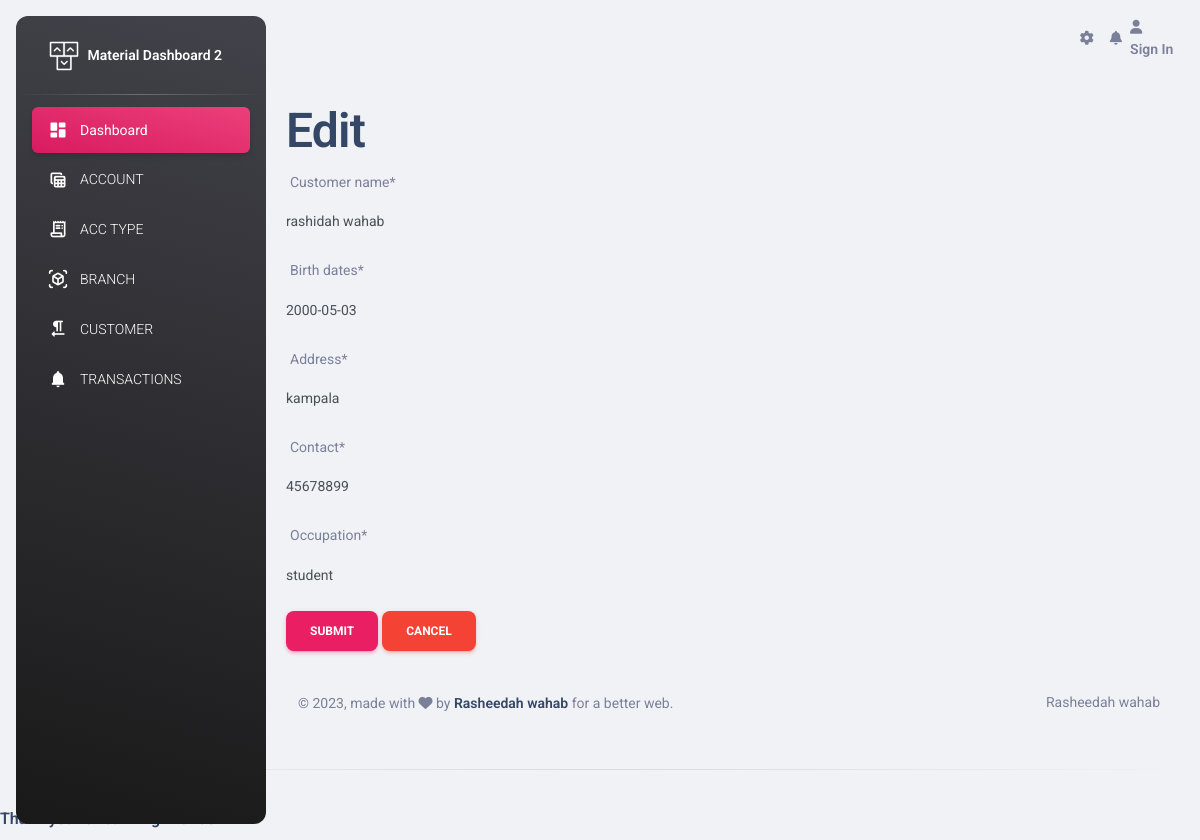
/edit_customer/2/ (signed in), run on the app's committed database.
### tropical/models.py (models this page shows)
class Customer(models.Model):
    customer_name = models.CharField(max_length = 30)
    birth_dates = models.DateField(auto_now = False)
    address = models.CharField(max_length = 30)
    contact = models.CharField(max_length= 20)
    occupation = models.CharField(max_length = 30)

### tropical/views.py (the view)
# urls.py: path('edit_customer/<int:customer_id>/', edit_customer_view,name='edit_customer'),
@login_required
def edit_customer_view(request,customer_id):
    message=''
    customer = Customer.objects.get(id=customer_id)
    if request.method == "POST":
        customer_form = CustomerForm(request.POST,instance=customer)
        if customer_form.is_valid():
            customer_form.save()
            message.success(request,"changes saved successfully")
            return redirect(add_account_view)
        else:
            message = "form has invalid data"
    else:
        customer_form = CustomerForm(instance = customer)
    context={
    'form': customer_form,
    'customer':customer,
    'message':message
    }
    return render(request,'edit_customer.html',context)

### tropical/forms.py
class CustomerForm(ModelForm):
    class Meta:
        model = Customer
        fields = '__all__'

### tropical/templates/edit_customer.html (shortened to what this page needs)
{% extends './base.html' %}
{% load crispy_forms_tags %}
{% block content %}
<body>
    <h1>Edit {{customer.name}}</h1>
    <div class="container">
        <form method="POST">
            {{form|crispy}}
            <input type = "submit" class = "btn btn-primary">
            <input type = "button" value="cancel" class = "btn btn-danger">
        </form>
    </div>
{% endblock content %}

### data on the page
Customer: customer_name "rashidah wahab", birth_dates "2000-05-03", address "kampala", contact "45678899", occupation "student"
